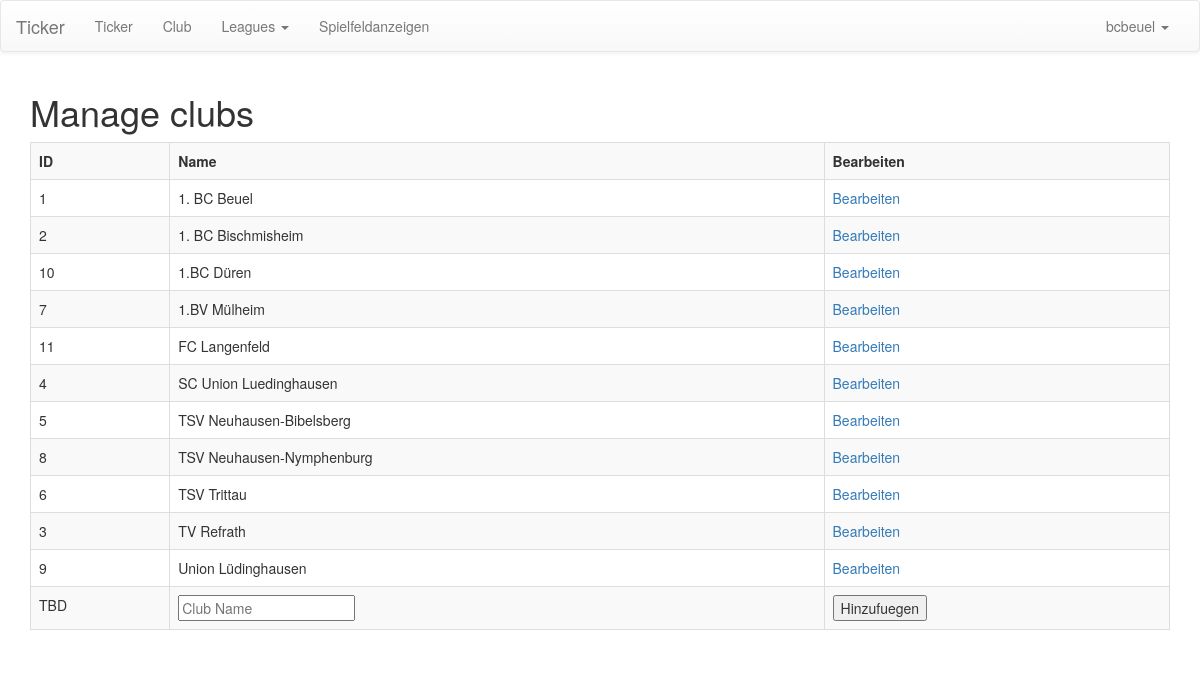
The app's page /ticker/manage/clubs/ (signed in) with its own data.
### ticker/models/player_clubs.py (models this page shows, shortened)
class Club(models.Model):
    club_name = models.CharField(max_length=255)
    fields = models.ManyToManyField('PlayingField', blank=True)
    def get_name(self):
        return self.club_name

### ticker/views/user_interface.py (the view)
@login_required
def manage_clubs(request):
    clubs = Club.objects.all().order_by('club_name')
    return render(request, 'user/manage_clubs.html', dict(clubs=clubs))

### ticker/models/leaguestructure.py (called while the page is built)
    def get_name(self):
        return self.name

### ticker/templatetags/custom_tags.py (called while the page is built, shortened)
@register.filter
def check_if_in_responsible_profiles(obj, user):
    if obj is None:
        return False

@register.filter
def get_club(user):
    assert(isinstance(user, User))
    p = Profile.objects.filter(user=user).first()
    if p is None:
        return None
    return p.associated_club

@register.filter
def get_leagues_club(user):
    club = get_club(user)
    leagues = League.objects.filter(teams__parent_club=club).distinct()
    return leagues

### ticker/templates/user/manage_clubs.html (shortened to what this page needs)
{% extends 'user/manage_base.html' %}
{% load custom_tags %}
{% block content %}
    <div class="container">
        <div class="row">
            <div class="col-sm-12">
                <h1>Manage clubs</h1>
                <form method="post" action="{% url 'club_add' %}" >
                    <table class="table table-bordered table-striped">
                        <tr>
                            <th>ID</th>
                            <th>Name</th>
                            <th>Bearbeiten</th>
                        </tr>
                        {% for club in clubs %}
                            {% if club.responsible_profiles|check_if_in_responsible_profiles:request.user%}
                                <tr class="responsible_club">
                                    <td>{{ club.id }}</td>
                                    <td>{{ club.get_name }}</td>
                                    <td><a href="{% url 'manage_club_details' club.id %}" class="editbutton">Bearbeiten</a></td>
                                </tr>
                            {% else %}
                                <tr>
                                    <td>{{ club.id }}</td>
                                    <td>{{ club.get_name }}</td>
                                    <td><a href="{% url 'manage_club_details' club.id %}" class="editbutton">Bearbeiten</a></td>
                                </tr>
                            {% endif %}
                        {% endfor %}
                        <tr class="new_row">
                            <td>TBD</td>
                            <td>
                                <input type="text" name="clubname" placeholder="Club Name"/>
                            </td>
                            <td>
                                <button class="addbutton" type="submit">Hinzufuegen</button>
                            </td>
                        </tr>
                    </table>
                </form>
            </div>
        </div>
    </div>
{% endblock %}

### ticker/templates/user/manage_base.html (shortened to what this page needs)
{% extends 'base.html' %}
{% load custom_tags %}
{% block navigation %}
    {% if request.user.is_authenticated %}
    <nav class="navbar navbar-default">
        <div class="container-fluid">
            <div class="navbar-header">
                <a class="navbar-brand" href="{% url 'manage_dashboard' %}">Ticker</a>
            </div>
            <div class="collapse navbar-collapse" id="bs-example-navbar-collapse-1">
                <ul class="nav navbar-nav">
                    {% url 'manage_ticker' as tickerurl %}
                    <li {% if tickerurl == request.get_full_path %} class="active" {% endif %}>
                        <a href="{{ tickerurl }}">
                            Ticker
                        </a>
                    </li>
                    <li>
                        {% with responsible_club=request.user|get_club %}
                            {% if responsible_club %}
                                <a href="{% url 'manage_club_details' responsible_club.id %}">Club</a>
                            {% else %}
                                {% if request.user.is_superuser %}
                                    <a href="{% url 'manage_clubs' %}">Club</a>
                                {% endif %}
                            {% endif %}
                        {% endwith %}
                    </li>
                    <li class="dropdown">
                        <a href="#" class="dropdown-toggle" data-toggle="dropdown" role="button" aria-haspopup="true" aria-expanded="false">
                            Leagues
                            <span class="caret"></span>
                        </a>
                    </li>
                    <li><a href="{% url 'display_dashboard' %}">Spielfeldanzeigen</a></li>
                </ul>
                <ul class="nav navbar-nav navbar-right">
                    <li class="dropdown">
                        <a href="#" class="dropdown-toggle" data-toggle="dropdown"
                           role="button" aria-haspopup="true" aria-expanded="false">{{ request.user }} <span class="caret"></span></a>
                    </li>
                </ul>
            </div>
        </div>
    </nav>
    {% endif %}
{% endblock %}

### records on screen
Club: id "1", get_name "1. BC Beuel"
Club: id "2", get_name "1. BC Bischmisheim"
Club: id "10", get_name "1.BC Düren"
Club: id "7", get_name "1.BV Mülheim"
Club: id "11", get_name "FC Langenfeld"
Club: id "4", get_name "SC Union Luedinghausen"
Club: id "5", get_name "TSV Neuhausen-Bibelsberg"
Club: id "8", get_name "TSV Neuhausen-Nymphenburg"
Club: id "6", get_name "TSV Trittau"
Club: id "3", get_name "TV Refrath"
Club: id "9", get_name "Union Lüdinghausen"

### other values on screen
{{ request.user }} "bcbeuel"
